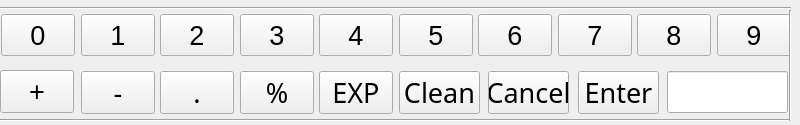
<?xml version="1.0" encoding="UTF-8"?>
<ui version="4.0">
 <class>keyboardDlg</class>
 <widget class="QWidget" name="keyboardDlg">
  <property name="geometry">
   <rect>
    <x>0</x>
    <y>0</y>
    <width>800</width>
    <height>125</height>
   </rect>
  </property>
  <property name="windowTitle">
   <string>Form</string>
  </property>
  <widget class="QPushButton" name="num0">
   <property name="geometry">
    <rect>
     <x>1</x>
     <y>14</y>
     <width>74</width>
     <height>42</height>
    </rect>
   </property>
   <property name="font">
    <font>
     <pointsize>20</pointsize>
    </font>
   </property>
   <property name="text">
    <string>0</string>
   </property>
  </widget>
  <widget class="QPushButton" name="charMinus">
   <property name="geometry">
    <rect>
     <x>81</x>
     <y>71</y>
     <width>74</width>
     <height>43</height>
    </rect>
   </property>
   <property name="font">
    <font>
     <family>Droid Sans</family>
     <pointsize>20</pointsize>
    </font>
   </property>
   <property name="text">
    <string>-</string>
   </property>
  </widget>
  <widget class="QPushButton" name="EXP">
   <property name="geometry">
    <rect>
     <x>319</x>
     <y>71</y>
     <width>74</width>
     <height>43</height>
    </rect>
   </property>
   <property name="font">
    <font>
     <family>Droid Sans</family>
     <pointsize>20</pointsize>
    </font>
   </property>
   <property name="text">
    <string>EXP</string>
   </property>
  </widget>
  <widget class="QPushButton" name="Enter">
   <property name="geometry">
    <rect>
     <x>578</x>
     <y>71</y>
     <width>81</width>
     <height>43</height>
    </rect>
   </property>
   <property name="font">
    <font>
     <family>Droid Sans</family>
     <pointsize>20</pointsize>
    </font>
   </property>
   <property name="text">
    <string>Enter</string>
   </property>
  </widget>
  <widget class="QPushButton" name="num2">
   <property name="geometry">
    <rect>
     <x>160</x>
     <y>14</y>
     <width>74</width>
     <height>42</height>
    </rect>
   </property>
   <property name="font">
    <font>
     <pointsize>20</pointsize>
    </font>
   </property>
   <property name="text">
    <string>2</string>
   </property>
  </widget>
  <widget class="QPushButton" name="num4">
   <property name="geometry">
    <rect>
     <x>319</x>
     <y>14</y>
     <width>74</width>
     <height>42</height>
    </rect>
   </property>
   <property name="font">
    <font>
     <pointsize>20</pointsize>
    </font>
   </property>
   <property name="text">
    <string>4</string>
   </property>
  </widget>
  <widget class="QPushButton" name="num5">
   <property name="geometry">
    <rect>
     <x>399</x>
     <y>14</y>
     <width>74</width>
     <height>42</height>
    </rect>
   </property>
   <property name="font">
    <font>
     <pointsize>20</pointsize>
    </font>
   </property>
   <property name="text">
    <string>5</string>
   </property>
  </widget>
  <widget class="QPushButton" name="num7">
   <property name="geometry">
    <rect>
     <x>558</x>
     <y>14</y>
     <width>74</width>
     <height>42</height>
    </rect>
   </property>
   <property name="font">
    <font>
     <pointsize>20</pointsize>
    </font>
   </property>
   <property name="text">
    <string>7</string>
   </property>
  </widget>
  <widget class="QPushButton" name="num6">
   <property name="geometry">
    <rect>
     <x>478</x>
     <y>14</y>
     <width>74</width>
     <height>42</height>
    </rect>
   </property>
   <property name="font">
    <font>
     <pointsize>20</pointsize>
    </font>
   </property>
   <property name="text">
    <string>6</string>
   </property>
  </widget>
  <widget class="QPushButton" name="num8">
   <property name="geometry">
    <rect>
     <x>637</x>
     <y>14</y>
     <width>74</width>
     <height>42</height>
    </rect>
   </property>
   <property name="font">
    <font>
     <pointsize>20</pointsize>
    </font>
   </property>
   <property name="text">
    <string>8</string>
   </property>
  </widget>
  <widget class="QPushButton" name="charDot">
   <property name="geometry">
    <rect>
     <x>160</x>
     <y>71</y>
     <width>74</width>
     <height>43</height>
    </rect>
   </property>
   <property name="font">
    <font>
     <family>Droid Sans</family>
     <pointsize>20</pointsize>
    </font>
   </property>
   <property name="text">
    <string>.</string>
   </property>
  </widget>
  <widget class="QPushButton" name="cancel">
   <property name="geometry">
    <rect>
     <x>488</x>
     <y>71</y>
     <width>81</width>
     <height>43</height>
    </rect>
   </property>
   <property name="font">
    <font>
     <family>Droid Sans</family>
     <pointsize>20</pointsize>
    </font>
   </property>
   <property name="text">
    <string>Cancel</string>
   </property>
  </widget>
  <widget class="QPushButton" name="cleanInput">
   <property name="geometry">
    <rect>
     <x>399</x>
     <y>71</y>
     <width>81</width>
     <height>43</height>
    </rect>
   </property>
   <property name="font">
    <font>
     <family>Droid Sans</family>
     <pointsize>20</pointsize>
    </font>
   </property>
   <property name="text">
    <string>Clean</string>
   </property>
  </widget>
  <widget class="QPushButton" name="num9">
   <property name="geometry">
    <rect>
     <x>717</x>
     <y>14</y>
     <width>74</width>
     <height>42</height>
    </rect>
   </property>
   <property name="font">
    <font>
     <pointsize>20</pointsize>
    </font>
   </property>
   <property name="text">
    <string>9</string>
   </property>
  </widget>
  <widget class="QPushButton" name="num3">
   <property name="geometry">
    <rect>
     <x>240</x>
     <y>14</y>
     <width>74</width>
     <height>42</height>
    </rect>
   </property>
   <property name="font">
    <font>
     <pointsize>20</pointsize>
    </font>
   </property>
   <property name="text">
    <string>3</string>
   </property>
  </widget>
  <widget class="QPushButton" name="num1">
   <property name="geometry">
    <rect>
     <x>81</x>
     <y>14</y>
     <width>74</width>
     <height>42</height>
    </rect>
   </property>
   <property name="font">
    <font>
     <pointsize>20</pointsize>
    </font>
   </property>
   <property name="text">
    <string>1</string>
   </property>
  </widget>
  <widget class="QLineEdit" name="showInput">
   <property name="geometry">
    <rect>
     <x>667</x>
     <y>71</y>
     <width>121</width>
     <height>42</height>
    </rect>
   </property>
   <property name="font">
    <font>
     <pointsize>20</pointsize>
    </font>
   </property>
  </widget>
  <widget class="QPushButton" name="plus">
   <property name="geometry">
    <rect>
     <x>0</x>
     <y>70</y>
     <width>74</width>
     <height>43</height>
    </rect>
   </property>
   <property name="font">
    <font>
     <pointsize>20</pointsize>
    </font>
   </property>
   <property name="text">
    <string>+</string>
   </property>
  </widget>
  <widget class="QPushButton" name="percent">
   <property name="geometry">
    <rect>
     <x>240</x>
     <y>71</y>
     <width>74</width>
     <height>43</height>
    </rect>
   </property>
   <property name="font">
    <font>
     <family>Droid Sans</family>
     <pointsize>20</pointsize>
    </font>
   </property>
   <property name="text">
    <string>%</string>
   </property>
  </widget>
  <widget class="Line" name="line">
   <property name="geometry">
    <rect>
     <x>0</x>
     <y>0</y>
     <width>791</width>
     <height>16</height>
    </rect>
   </property>
   <property name="orientation">
    <enum>Qt::Horizontal</enum>
   </property>
  </widget>
  <widget class="Line" name="line_2">
   <property name="geometry">
    <rect>
     <x>0</x>
     <y>105</y>
     <width>791</width>
     <height>31</height>
    </rect>
   </property>
   <property name="orientation">
    <enum>Qt::Horizontal</enum>
   </property>
  </widget>
  <widget class="Line" name="line_3">
   <property name="geometry">
    <rect>
     <x>780</x>
     <y>10</y>
     <width>20</width>
     <height>111</height>
    </rect>
   </property>
   <property name="orientation">
    <enum>Qt::Vertical</enum>
   </property>
  </widget>
  <widget class="Line" name="line_4">
   <property name="geometry">
    <rect>
     <x>-10</x>
     <y>10</y>
     <width>16</width>
     <height>111</height>
    </rect>
   </property>
   <property name="orientation">
    <enum>Qt::Vertical</enum>
   </property>
  </widget>
 </widget>
 <resources/>
 <connections/>
</ui>
